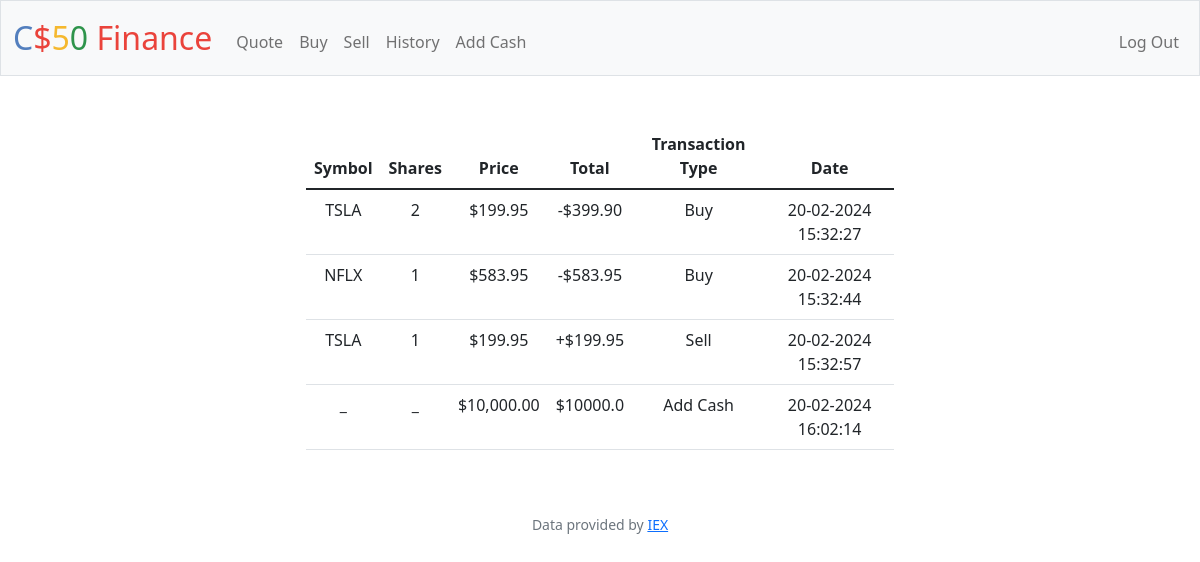
Page /history (signed in) on the earlier database version.
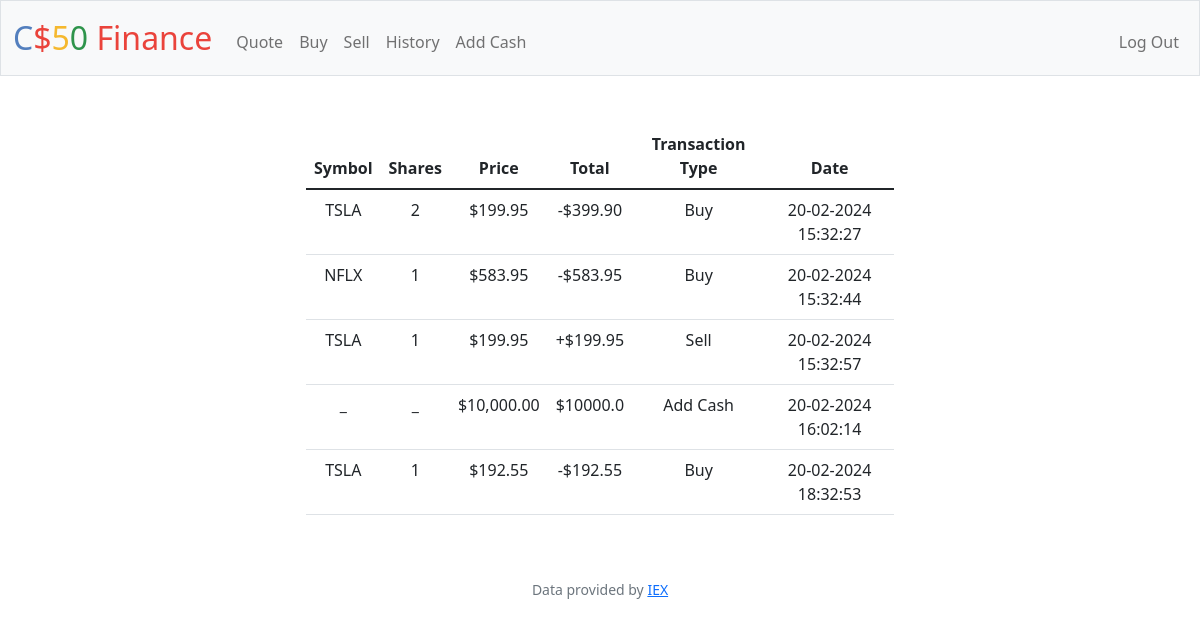
Same page on the later database version.
### tables this page shows
CREATE TABLE history (
                                   user_id INTEGER,
                                   symbol TEXT,
                                   price FLOAT,
                                   share INTEGER,
                                   date DATETIME,
                                   transaction_type TEXT
                               );

### app.py (the view)
@app.route("/history")
@login_required
def history():
    stocks = db.execute("SELECT * FROM history WHERE user_id = ?", session.get("user_id"))
    return render_template("history.html", stocks=stocks)

### app.py (called while the page is built)
@app.after_request
def after_request(response):
    response.headers["Cache-Control"] = "no-cache, no-store, must-revalidate"
    response.headers["Expires"] = 0
    response.headers["Pragma"] = "no-cache"
    return response

### helpers.py (called while the page is built)
def login_required(f):
    @wraps(f)
    def decorated_function(*args, **kwargs):
        if session.get("user_id") is None:
            return redirect("/login")
        return f(*args, **kwargs)
    return decorated_function

def usd(value):
    return f"${value:,.2f}"

### templates/history.html (shortened to what this page needs)
{% extends "layout.html" %}
{% block main %}
<div class="table-responsive-md">
    <table class="table mx-auto w-50">
        <thead>
            <tr>
                <th>Symbol</th>
                <th>Shares</th>
                <th>Price</th>
                <th>Total</th>
                <th>Transaction Type</th>
                <th>Date</th>
            </tr>
        </thead>
        <tbody>
            {% for stock in stocks %}
            <tr>
                <td>{{stock["symbol"]}}</td>
                <td>{{stock["share"]}}</td>
                <td>{{stock["price"] | usd}}</td>
                {% if stock["transaction_type"] == "Buy" %}
                <td>-{{(stock["share"] * stock["price"]) | usd}}</td>
                {% endif %}
                {% if stock["transaction_type"] == "Sell" %}
                <td>+{{(stock["share"] * stock["price"]) | usd}}</td>
                {% endif %}
                {% if stock["transaction_type"] == "Add Cash" %}
                <td>${{stock["price"]}}</td>
                {% endif %}
                <td>{{stock["transaction_type"]}}</td>
                <td>{{stock["date"]}}</td>
            </tr>
            {% endfor %}
        </tbody>
    </table>
</div>
{% endblock %}

### templates/layout.html (shortened to what this page needs)
<!DOCTYPE html>
<html lang="en">
    <head>
        <link href="https://cdn.jsdelivr.net/npm/bootstrap@5.1.3/dist/css/bootstrap.min.css" rel="stylesheet">
        <link href="/static/styles.css" rel="stylesheet">
    </head>
    <body>
        <nav class="bg-light border navbar navbar-expand-md navbar-light">
            <div class="container-fluid">
                <a class="navbar-brand" href="/"><span class="blue">C</span><span class="red">$</span><span class="yellow">5</span><span class="green">0</span> <span class="red">Finance</span></a>
                <div class="collapse navbar-collapse" id="navbar">
                    {% if session["user_id"] %}
                        <ul class="navbar-nav me-auto mt-2">
                            <li class="nav-item"><a class="nav-link" href="/quote">Quote</a></li>
                            <li class="nav-item"><a class="nav-link" href="/buy">Buy</a></li>
                            <li class="nav-item"><a class="nav-link" href="/sell">Sell</a></li>
                            <li class="nav-item"><a class="nav-link" href="/history">History</a></li>
                            <li class="nav-item"><a class="nav-link" href="/add">Add Cash</a></li>
                        </ul>
                        <ul class="navbar-nav ms-auto mt-2">
                            <li class="nav-item"><a class="nav-link" href="/logout">Log Out</a></li>
                        </ul>
                    {% else %}
                        <ul class="navbar-nav ms-auto mt-2">
                            <li class="nav-item"><a class="nav-link" href="/register">Register</a></li>
                            <li class="nav-item"><a class="nav-link" href="/login">Log In</a></li>
                        </ul>
                    {% endif %}
                </div>
            </div>
        </nav>
        <main class="container-fluid py-5 text-center">
            {% block main %}{% endblock %}
        </main>
        <footer class="mb-5 small text-center text-muted">
            Data provided by <a href="https://iexcloud.io/">IEX</a>
        </footer>
    </body>
</html>

### static/styles.css (style rules this page uses)
nav .navbar-brand { font-size: xx-large; }
nav .navbar-brand .blue { color: #537fbe; }
nav .navbar-brand .red { color: #ea433b; }
nav .navbar-brand .yellow { color: #f5b82e; }
nav .navbar-brand .green { color: #2e944b; }

Differences in the rows shown:
added history: symbol "TSLA", share "1", price "$192.55", (stock['share']*stock['price'])|usd "$192.55", transaction_type "Buy", date "20-02-2024 18:32:53"
